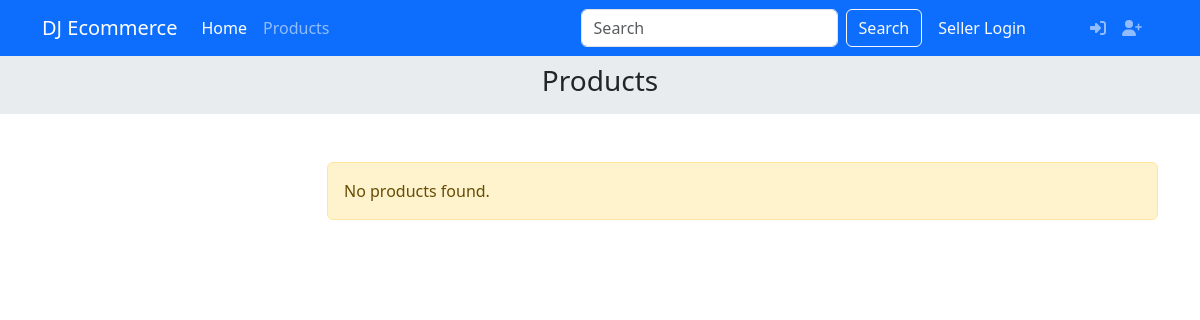
The app's page /category/furniture/products/, older data.
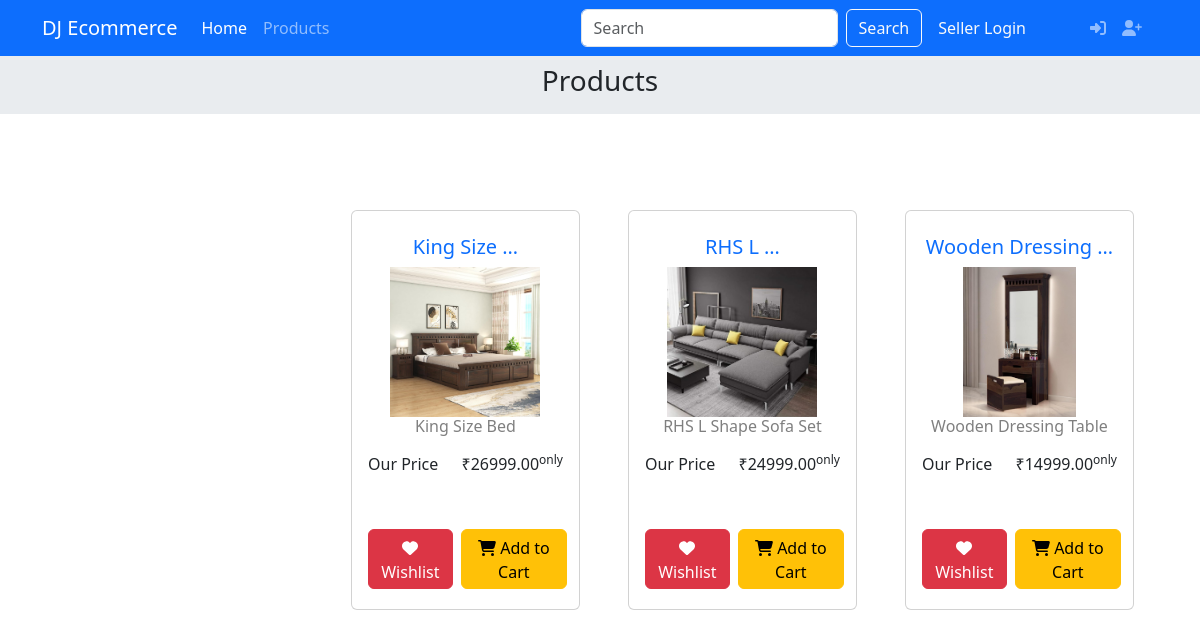
The same page, newer data.
### products/models.py (models this page shows)
class Product(models.Model):
    title = models.CharField(max_length = 255)                  #title of product
    brand = models.CharField(max_length = 225,default="N/A")                #brand name of the product
    category = models.ForeignKey(Category, on_delete=models.DO_NOTHING)     #category,which the product belong to
    price = models.DecimalField(max_digits=10,decimal_places=2)             #price
    seller = models.ForeignKey(User, on_delete=models.CASCADE)          #if the seller is deleted,the product will also be deleted(CASCADE) i.e. the child(product) be deleted
    description = models.TextField()
    image = models.ImageField(upload_to='product/')
    slug = models.SlugField(max_length = 255,unique=True)
    created_at = models.DateTimeField(auto_now_add=True)
    updated_at = models.DateTimeField(auto_now=True)

### products/views.py (the view)
# urls.py: path('category/<slug:category_slug>/products/', category_product_list, name='product_list_by_category'),
def category_product_list(request, category_slug):
    category= get_object_or_404(Category,slug=category_slug)
    return render(
        request, 'products/category_wise.html',
        context={                                        #context is for displaying the content in the page
            'category': category,
            'products': Product.objects.filter(category=category)
        }
    )

### templates/products/category_wise.html (shortened to what this page needs)
{% extends 'layout/base.html' %}
{% load static %}
{% load crispy_forms_tags %}
{% block content %}
<div class="container-fluid bg-body-secondary p-2 text-center">
    <h3>
        Products
    </h3>
</div>
<div class="container py-5">
    <div class="row">
        <div class="col-md-3 ">
        </div>
        <div class="col-md-9 mx-auto">
            <div class="container">
                <div class="row">
                    {% for item in products %}
                    <div class="col-md-4">
                        {% include 'components/product_card.html' with product=item %}
                    </div>
                    {% empty %}
                    <div class="alert alert-warning" role="alert">
                        No products found.
                    </div>
                    {% endfor %}
                </div>
            </div>
        </div>
    </div>
</div>
{% endblock content %}

### templates/layout/base.html (shortened to what this page needs)
<!doctype html>
<html lang="en">
    <head>
        <link
            href="https://cdn.jsdelivr.net/npm/bootstrap@5.3.2/dist/css/bootstrap.min.css"
            rel="stylesheet"
        />
        <link
            rel="stylesheet"
            href="https://cdnjs.cloudflare.com/ajax/libs/font-awesome/6.2.0/css/all.min.css"
        />
    </head>
    <body>
        <header>
            {% include 'components/header.html' %}
        </header>
        <main>
            {% block content %}
            {% endblock content %}
        </main>
    </body>
</html>

### templates/components/header.html (shortened to what this page needs)
{% load cart_tags %}
<nav class="navbar navbar-expand-lg navbar-dark bg-primary">
    <div class="container">
        <a class="navbar-brand" href="#">DJ Ecommerce</a>
        <div class="collapse navbar-collapse" id="collapsibleNavId">
            <ul class="navbar-nav me-auto mt-2 mt-lg-0">
                <li class="nav-item">
                    <a class="nav-link active" href="{% url 'index' %}" aria-current="page">Home </a>
                </li>
                <li class="nav-item">
                    <a class="nav-link" href="{% url 'product_list' %}">Products</a>
                </li>
            </ul>
            <form class="d-flex my-2 my-lg-0">
                <input class="form-control me-sm-2" type="text" placeholder="Search" />
                <button class="btn btn-outline-light my-2 my-sm-0" type="submit">
                    Search
                </button>
            </form>
            <ul class="navbar-nav px-2">
                {% if user.is_authenticated %}
                <li class="nav-item">
                    <a class="nav-link px-2" href="{% url 'show_cart' %}" title="cart">
                        <i class="fas fa-shopping-cart text-warning"></i>
                        {% cart_item_count as item_count %}
                        {% if item_count %}
                        <span class="badge bg-danger">{{ item_count }}</span>
                        {% endif %}
                    </a>
                </li>
                {% if user.is_superuser %}
                <li class="nav-item">
                    <a class="nav-link" href="{% url 'admin:index' %}" title="dashboard">
                        <i class="fas fa-user"></i>
                    </a>
                </li>
                {% else %}
                {% if user.is_authenticated and user.groups.all.0.name == 'seller' %}
                <li class="nav-item">
                    <a class="nav-link" href="{% url 'seller_dashboard' %}" title="dashboard">
                        <i class="fas fa-user"></i>
                    </a>
                </li>
                {% elif user.is_authenticated and user.groups.all.0.name == 'customer' %}
                <li class="nav-item">
                    <a class="nav-link" href="{% url 'dashboard' %}" title="dashboard">
                        <i class="fas fa-user"></i>
                    </a>
                </li>
                {%endif %}
                {% endif %}
                <li class="nav-item">
                    <a class="nav-link" href="{% url 'logout' %}" title="logout">
                        <i class="fas fa-sign-out-alt text-danger"></i>
                    </a>
                </li>
                {% else %}
                <li class="nav-item">
                    <a href="{% url 'seller_login' %}" class="nav-link me-5 text-light ">Seller Login</a>
                </li>
                <li class="nav-item">
                    <a class="nav-link" href="{% url 'login' %}" title="login">
                        <i class="fas fa-sign-in-alt"></i>
                    </a>
                </li>
                <li class="nav-item">
                    <a class="nav-link" href="{% url 'register' %}" title="register">
                        <i class="fas fa-user-plus"></i>
                    </a>
                </li>
                {% endif %}
            </ul>
        </div>
    </div>
</nav>

### templates/components/product_card.html (shortened to what this page needs)
<div class="d-flex justify-content-center container mt-5">
    <div class="card p-3 bg-white" style="height: 400px;">
        <div class="about-product text-center mt-2">
            <a href="{% url 'product_detail' product.slug %}" class="text-decoration-none">
                <h5>{{product.title|truncatewords:2}}</h5>
                <img src="{{product.image.url}}" class="img-fluid" style="height: 150px; object-fit: cover;">
                <div>
                    <h6 class="mt-0 text-black-50">{{product.title}}</h6>
                </div>
            </a>
        </div>
        <div class="stats mt-2">
            <div class="d-flex justify-content-between p-price">
                <span>Our Price</span>
                <span>₹{{product.price}}<sup>only</sup></span>
            </div>
        </div>
        {% if user.is_authenticated and user.groups.all.0.name == 'seller' %}
        <div class="d-flex justify-content-between mt-2 gap-2" style="position:absolute; bottom: 20px; height: 60px;">
            <a href="{% url 'product_edit' product.slug %}" class="btn btn-warning " style="padding-right:20px; padding-top:15px; padding-left: 20px;">
                <i class="fas fa-edit"></i> Edit
            </a>
            <a href="{% url 'product_delete' product.slug %}" class="btn btn-danger " style="margin-left: 10px; padding: 15px 10px 10px 10px;">
                <i class="fas fa-trash"></i> Delete
            </a>
        </div>
        {% else %}
        <div class="d-flex justify-content-between mt-2 gap-2" style="position:absolute; bottom: 20px; height: 60px; padding-right: 12px;">
            <a href="{% url 'wishlist_add' product.slug %}" class="btn btn-danger">
                <i class="fas fa-heart"></i> Wishlist
            </a>
            <a href="{% url 'add_product' product.slug %}" class="btn btn-warning">
                <i class="fas fa-shopping-cart"></i> Add to Cart
            </a>
        </div>
        {% endif %}
    </div>
</div>

### templates/products/category_wise.html (style rules this page uses)
.card { width: 444px; }

Row changes from the older to the newer data that the page shows:
added Product: title "King Size …", image (picture), title "King Size Bed", price "26999.00"
added Product: title "RHS L …", image (picture), title "RHS L Shape Sofa Set", price "24999.00"
added Product: title "Wooden Dressing …", image (picture), title "Wooden Dressing Table", price "14999.00"
Text that changed along with them:
text no longer shown: "No products found."
